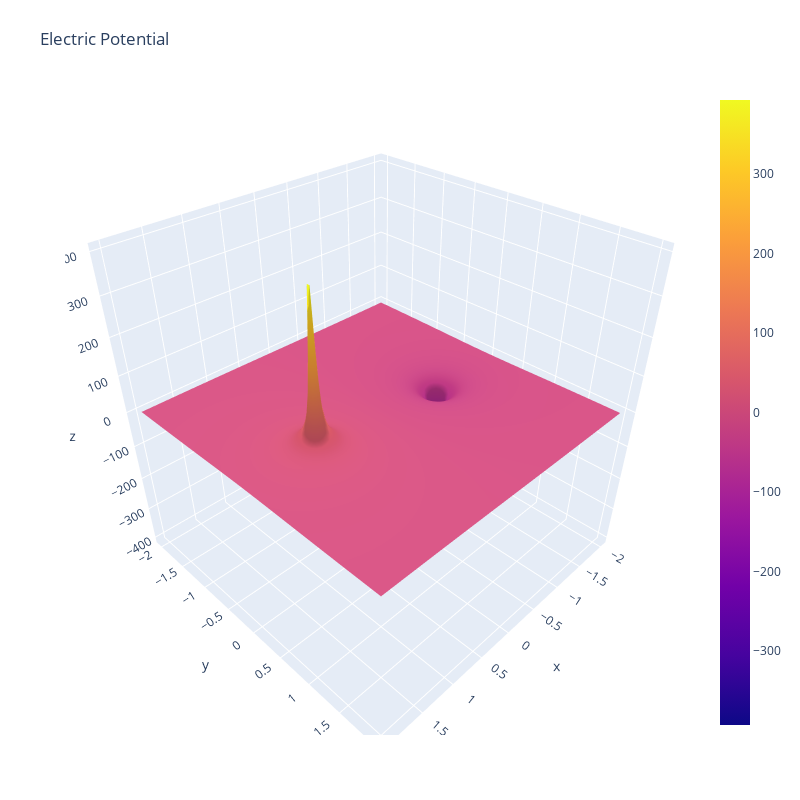

Notebook cell for this chart:
### Markdown cell above
# Przykład z fizyki

## Elektryczność: potencjał elektryczny dla dwóch ładunków punktowych.

Potencjał elektryczny V w punkcie (X, Y) wywołany przez dwa ładunki punktowe q1 i q2 w punktach r1 i r2 wynosi:

$$ V(X, Y) = \frac{k q1}{\sqrt{(X - r1_x)^2 + (Y - r1_y)^2}} + \frac{k q2}{\sqrt{(X - r2_x)^2 + (Y - r2_y)^2}} $$

### Code cell
import numpy as np
import plotly.graph_objects as go

def V(q1, q2, r1, r2):
    k = 8.99e9
    # Calculate distances for q1 and q2 from every point (X, Y)
    dist_r1 = np.sqrt((X - r1[0])**2 + (Y - r1[1])**2)
    dist_r2 = np.sqrt((X - r2[0])**2 + (Y - r2[1])**2)
    # Compute potential
    return k*q1/dist_r1 + k*q2/dist_r2

q1 = 1e-9
q2 = -1e-9
r1 = np.array([1, 0])
r2 = np.array([-1, 0])

# Generating the grid
x = np.linspace(-2, 2, 100)
y = np.linspace(-2, 2, 100)
X, Y = np.meshgrid(x, y)

# Calculate Z for each (X, Y) point
Z = V(q1, q2, r1, r2)

# Plotting
fig = go.Figure(data=[go.Surface(z=Z, x=X, y=Y)])
fig.update_layout(title='Electric Potential', autosize=False, width=800, height=800,
                  margin=dict(l=65, r=50, b=65, t=90))
fig.show()

### Figure 1 — Plotly figure (JSON) as saved in the notebook; plotly's stock layout.template omitted (floating-point values rounded to 4 significant figures; data arrays with more than 128 entries replaced by an {"elided": "..."} marker saying what was removed)
{"data": [{"x": {"elided": "100x100 float values"}, "y": {"elided": "100x100 float values"}, "z": {"elided": "100x100 float values"}, "type": "surface"}], "layout": {"margin": {"l": 65, "r": 50, "b": 65, "t": 90}, "title": {"text": "Electric Potential"}, "autosize": false, "width": 800, "height": 800}}
